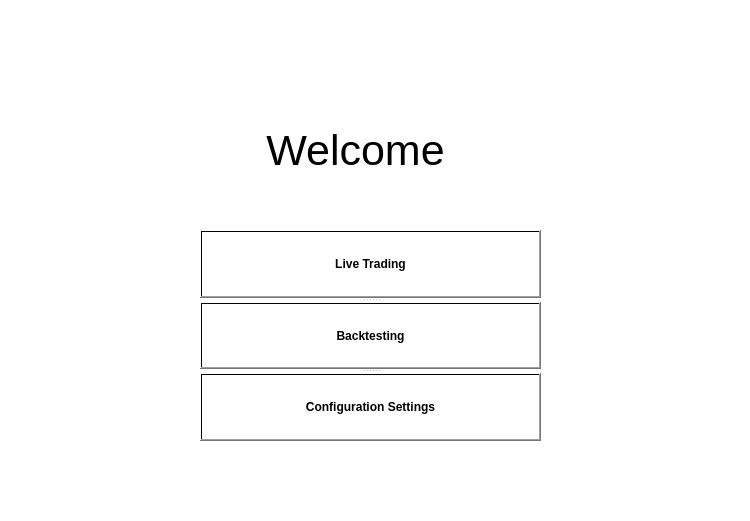
<?xml version="1.0" encoding="UTF-8"?>
<ui version="4.0">
 <class>MainWindow</class>
 <widget class="QMainWindow" name="MainWindow">
  <property name="geometry">
   <rect>
    <x>0</x>
    <y>0</y>
    <width>750</width>
    <height>521</height>
   </rect>
  </property>
  <property name="windowTitle">
   <string>MainWindow</string>
  </property>
  <widget class="QWidget" name="centralwidget">
   <widget class="QWidget" name="widget" native="true">
    <property name="geometry">
     <rect>
      <x>0</x>
      <y>0</y>
      <width>750</width>
      <height>521</height>
     </rect>
    </property>
    <property name="styleSheet">
     <string notr="true">background-color:qlineargradient(spread:pad, x1:0.549178, y1:0.614, x2:1, y2:1, stop:0 rgba(255, 255, 255, 255), stop:1 rgba(255, 255, 255, 255));</string>
    </property>
    <widget class="QLabel" name="WelcomeText">
     <property name="geometry">
      <rect>
       <x>230</x>
       <y>110</y>
       <width>251</width>
       <height>81</height>
      </rect>
     </property>
     <property name="font">
      <font>
       <pointsize>32</pointsize>
      </font>
     </property>
     <property name="text">
      <string>Welcome</string>
     </property>
     <property name="scaledContents">
      <bool>false</bool>
     </property>
     <property name="alignment">
      <set>Qt::AlignCenter</set>
     </property>
    </widget>
    <widget class="QSplitter" name="splitter">
     <property name="geometry">
      <rect>
       <x>200</x>
       <y>230</y>
       <width>341</width>
       <height>211</height>
      </rect>
     </property>
     <property name="orientation">
      <enum>Qt::Vertical</enum>
     </property>
     <widget class="QPushButton" name="LiveTrading">
      <property name="font">
       <font>
        <weight>75</weight>
        <italic>false</italic>
        <bold>true</bold>
        <underline>false</underline>
        <stylestrategy>PreferDefault</stylestrategy>
       </font>
      </property>
      <property name="text">
       <string>Live Trading</string>
      </property>
     </widget>
     <widget class="QPushButton" name="pushButton_2">
      <property name="font">
       <font>
        <weight>75</weight>
        <bold>true</bold>
       </font>
      </property>
      <property name="autoFillBackground">
       <bool>false</bool>
      </property>
      <property name="text">
       <string>Backtesting</string>
      </property>
     </widget>
     <widget class="QPushButton" name="pushButton_3">
      <property name="font">
       <font>
        <weight>75</weight>
        <bold>true</bold>
       </font>
      </property>
      <property name="autoFillBackground">
       <bool>false</bool>
      </property>
      <property name="text">
       <string>Configuration Settings</string>
      </property>
     </widget>
    </widget>
   </widget>
  </widget>
 </widget>
 <resources/>
 <connections/>
</ui>
